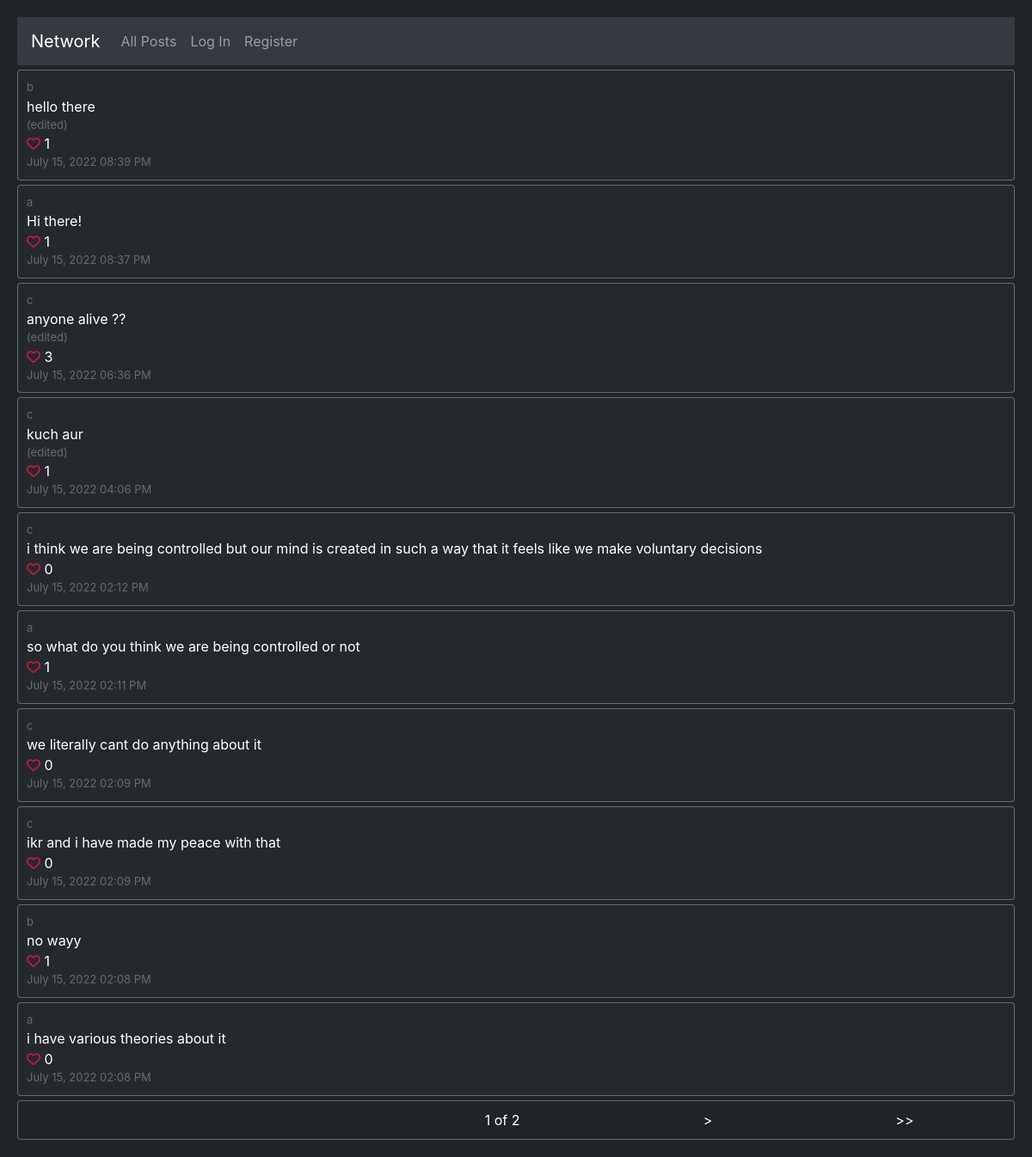
The app's page /?p=1, older data.
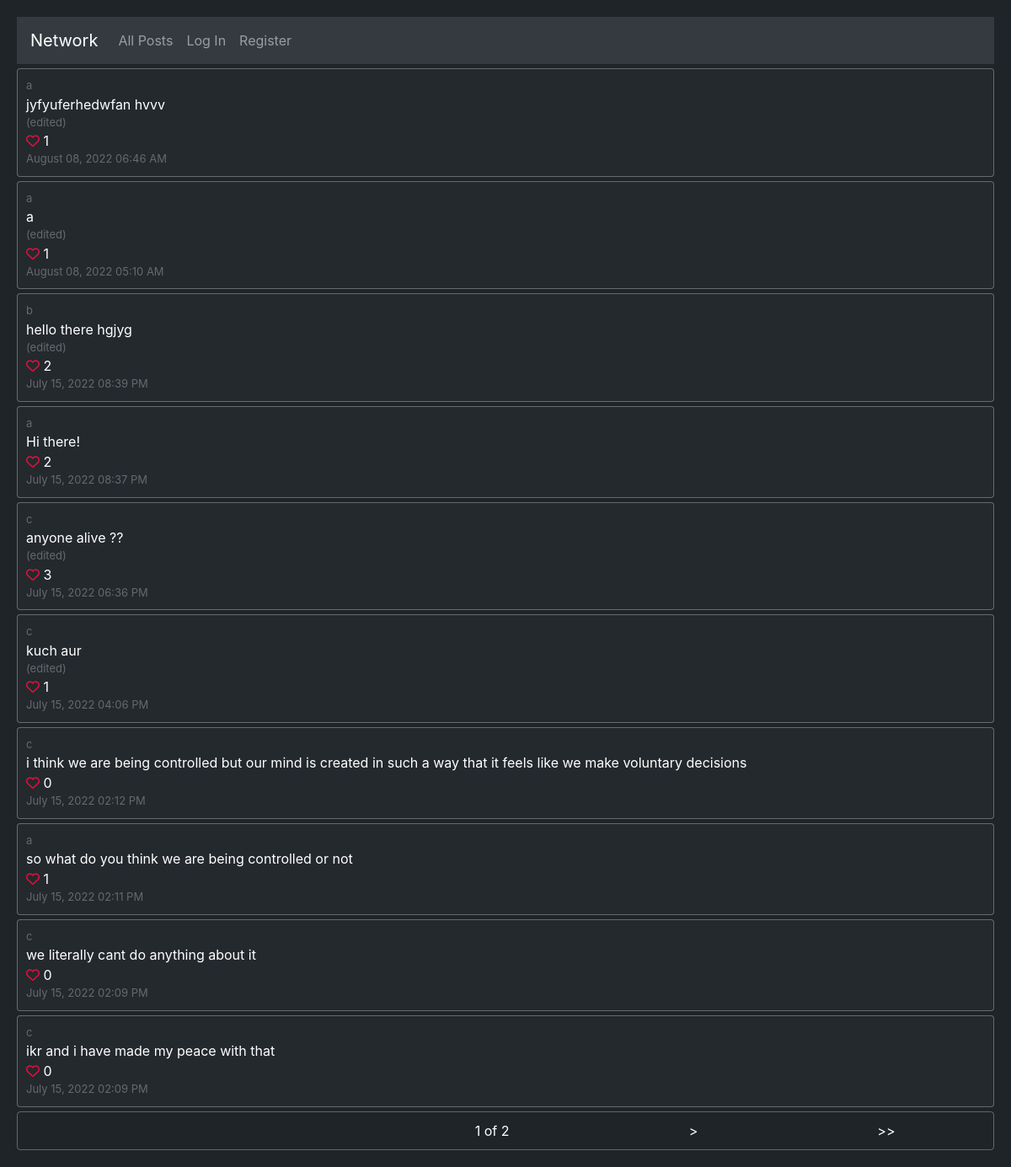
The same page, newer data.
### network/models.py (models this page shows, shortened)
class Post(models.Model):
    message = models.TextField(max_length=200)
    user = models.ForeignKey(User, on_delete=models.CASCADE, related_name="posts")
    likes = models.ManyToManyField(User, related_name="likedposts")
    datetime = models.DateTimeField(auto_now_add=True)
    is_edited = models.BooleanField(default=False)
    def getlikescount(self):
        return f"{self.likes.count()}"
    def getdatetime(self):
        return self.datetime.strftime('%B %d, %Y %I:%M %p')

class User(AbstractUser):
    following = models.ManyToManyField("self", symmetrical=False, related_name="followers")

### network/views.py (the view)
# urls.py: path("", views.index, name="index"),
def index(request):
    if request.method == "POST":
        p = Post(message=request.POST['message'], user=request.user)
        p.save()
        return redirect('index')
    if not request.GET.get('p'):
        return HttpResponseRedirect('/?p=1')
    aposts = Post.objects.all().order_by('-id')
    p = Paginator(aposts, 10)
    if int(request.GET.get('p')) not in p.page_range:
        return HttpResponse('Page Not Found', status=404)
    page = p.page(int(request.GET.get('p')))
    return render(request, "network/index.html", {
        "newpostform": newpostform,
        "page": page,
        "formDisplay": "block"
    })

### network/templates/network/index.html (shortened to what this page needs)
{% extends "network/layout.html" %}
{% load static %}
{% block body %}
    {% for post in page.object_list %}
        <div class="post" id="post{{ post.id }}">
            <div class="u">
                <a href="{% url 'user' post.user.username %}">{{ post.user.username }}</a>
            </div>
            <div>{{ post.message }}</div>
            {% if post.is_edited %}
                <div class="dt">(edited)</div>
            {% endif %}
            <div>
                {% if user in post.likes.all %}
                    <i data-post_id="{{ post.id }}" class="like fa fa-heart"></i>
                {% else %}
                    <i data-post_id="{{ post.id }}" class="like fa fa-heart-o"></i>
                {% endif %}
                <span id="likes{{post.id}}">{{ post.getlikescount }}</span></div>
            <div class="dt">{{ post.getdatetime }}</div>
        </div>
    {% endfor %}
    <div id="paginator">
        <span>
        </span>
        <span>
        </span>
        <span>{{ page.number }} of {{ page.paginator.num_pages }}</span>
        <span>
            {% if page.has_next %}
                <a href="?p={{ page.next_page_number }}">
                    >
                </a>
            {% endif %}
        </span>
        <span>
            <a href="?p={{ page.paginator.num_pages }}">
                {% if page.has_next %}
                    >>
                {% endif %}
            </a>
        </span>
    </div>
{% endblock %}

### network/templates/network/layout.html (shortened to what this page needs)
{% load static %}
{% load tags %}
<!DOCTYPE html>
<html lang="en">
    <head>
        <link rel="stylesheet" href="https://stackpath.bootstrapcdn.com/bootstrap/4.4.1/css/bootstrap.min.css">
        <link href="{% static 'network/styles.css' %}" rel="stylesheet">
    </head>
    <body>
        <nav class="navbar navbar-expand-lg navbar-dark bg-dark">
            <a class="navbar-brand" href="{% url 'index' %}">Network</a>
            <div>
              <ul class="navbar-nav mr-auto">
                <li class="nav-item">
                  <a class="nav-link" href="{% url 'index' %}">All Posts</a>
                </li>
                {% if user.is_authenticated %}
                    <li class="nav-item">
                        <a class="nav-link" href="{% url 'following' %}">Following</a>
                    </li>
                    <li class="nav-item">
                        <a class="nav-link" href="{% url 'logout' %}">Log Out</a>
                    </li>
                {% else %}
                    <li class="nav-item">
                        <a class="nav-link" href="{% url 'login' %}">Log In</a>
                    </li>
                    <li class="nav-item">
                        <a class="nav-link" href="{% url 'register' %}">Register</a>
                    </li>
                {% endif %}
              </ul>
            </div>
          </nav>
        <div class="body">
            {% block body %}
            {% endblock %}
        </div>
    </body>
</html>

### network/static/network/styles.css (style rules this page uses)
body { background-color: #1F2428; color: white; padding: 20px; }
form , .post { display: block; border: 1px solid rgba(255, 255, 255, 0.3); border-radius: 4px; padding: 10px; margin: 5px 0px; background-color: #24292E; }
.post i { color: crimson; }
.post .dt, .post .u a, .post .u { text-decoration: none; color: rgba(255, 255, 255, 0.3); font-size: 13px; }
#paginator { min-width: 100%; text-align: center; display: flex; border: 1px solid rgba(255, 255, 255, 0.3); border-radius: 4px; padding: 10px; }
#paginator span { flex: 1 1 auto; }
a, .edit { color: white; text-decoration: none; cursor: pointer; }

Row changes from the older to the newer data that the page shows:
no longer on this page (row unchanged): Post: user.username "b", message "no wayy", getlikescount "1", getdatetime "July 15, 2022 02:08 PM"
no longer on this page (row unchanged): Post: user.username "a", message "i have various theories about it", getlikescount "0", getdatetime "July 15, 2022 02:08 PM"
added Post: user.username "a", message "jyfyuferhedwfan hvvv", is_edited "(edited)", getlikescount "1", getdatetime "August 08, 2022 06:46 AM"
added Post: user.username "a", message "a", is_edited "(edited)", getlikescount "1", getdatetime "August 08, 2022 05:10 AM"
changed Post: message "hello there" → "hello there hgjyg"; getlikescount "1" → "2"
computed for Post "Hi there!": getlikescount "1" → "2"
